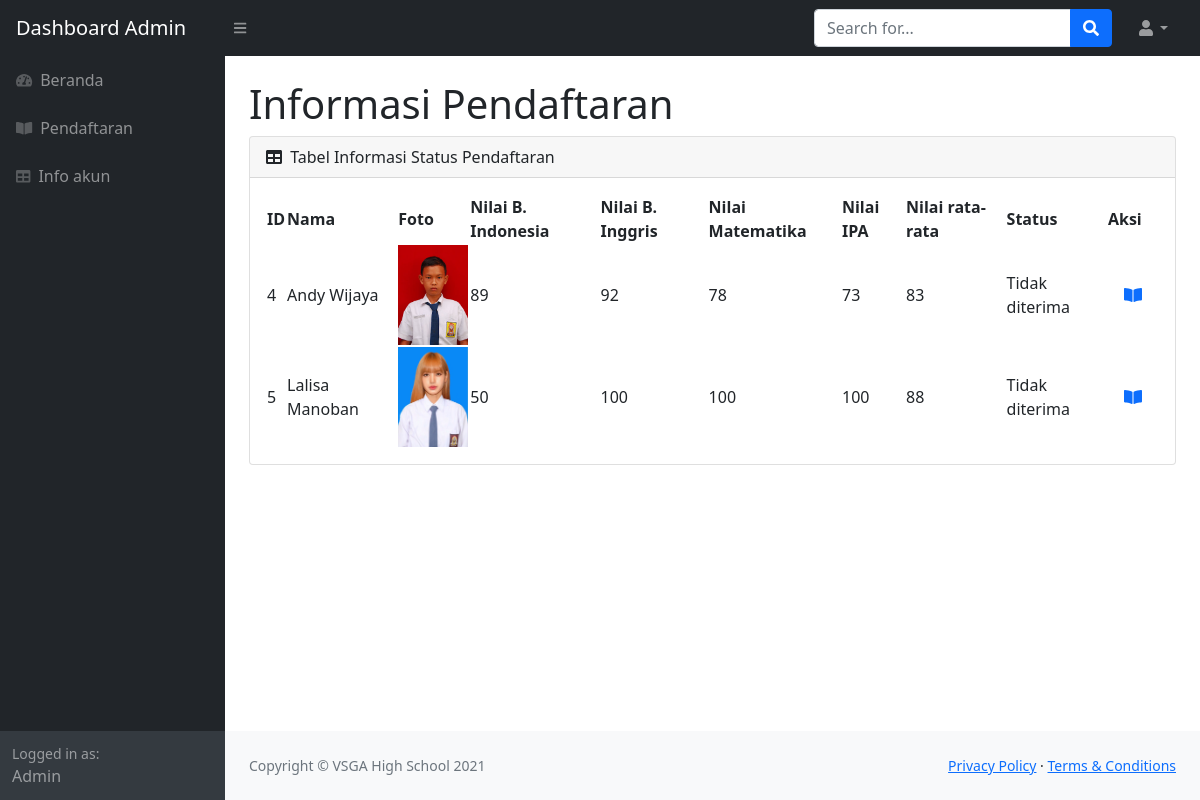
Page /info_pendaftaran.php on the committed database.
### tables this page shows
CREATE TABLE `pendaftaran_siswa` (
  `id` int(11) NOT NULL,
  `email` varchar(100) NOT NULL,
  `password` varchar(255) NOT NULL,
  `foto` varchar(100) NOT NULL,
  `nama` text NOT NULL,
  `tempat_lahir` text NOT NULL,
  `tgl_lahir` date NOT NULL,
  `umur` int(25) NOT NULL,
  `jenis_kelamin` text NOT NULL,
  `alamat` varchar(255) NOT NULL,
  `sekolah_asal` text NOT NULL,
  `nisn` int(100) NOT NULL,
  `nilai_bindo` int(25) NOT NULL,
  `nilai_binggris` int(25) NOT NULL,
  `nilai_ipa` int(25) NOT NULL,
  `nilai_mtk` int(25) NOT NULL,
  `nilai_rata` int(25) NOT NULL,
  `status_pendaftaran` text NOT NULL
);

### info_pendaftaran.php (the view, shortened to what this page needs)
<?php session_start();
include 'koneksi.php'; ?>
<!DOCTYPE html>
<html lang="en">
<head>
    <link href="https://cdn.jsdelivr.net/npm/simple-datatables@latest/dist/style.css" rel="stylesheet" />
    <link href="css/styles.css" rel="stylesheet" />
</head>
<body class="sb-nav-fixed">
    <nav class="sb-topnav navbar navbar-expand navbar-dark bg-dark">
        <a class="navbar-brand ps-3" href="index.html">Dashboard Admin</a>
        <button class="btn btn-link btn-sm order-1 order-lg-0 me-4 me-lg-0" id="sidebarToggle" href="#!"><i class="fas fa-bars"></i></button>
        <form class="d-none d-md-inline-block form-inline ms-auto me-0 me-md-3 my-2 my-md-0">
            <div class="input-group">
                <input class="form-control" type="text" placeholder="Search for..." aria-label="Search for..." aria-describedby="btnNavbarSearch" />
                <button class="btn btn-primary" id="btnNavbarSearch" type="button"><i class="fas fa-search"></i></button>
            </div>
        </form>
        <ul class="navbar-nav ms-auto ms-md-0 me-3 me-lg-4">
            <li class="nav-item dropdown">
                <a class="nav-link dropdown-toggle" id="navbarDropdown" href="#" role="button" data-bs-toggle="dropdown" aria-expanded="false"><i class="fas fa-user fa-fw"></i></a>
            </li>
        </ul>
    </nav>
    <div id="layoutSidenav">
        <div id="layoutSidenav_nav">
            <nav class="sb-sidenav accordion sb-sidenav-dark" id="sidenavAccordion">
                <div class="sb-sidenav-menu">
                    <div class="nav">
                        <a class="nav-link" href="index_admin.html">
                            <div class="sb-nav-link-icon"><i class="fas fa-tachometer-alt"></i></div>
                            Beranda
                        </a>
                        <a class="nav-link" href="#">
                            <div class="sb-nav-link-icon"><i class="fas fa-book-open"></i></div>
                            Pendaftaran
                        </a>
                        <a class="nav-link" href="info_akun.php">
                            <div class="sb-nav-link-icon"><i class="fas fa-table"></i></div>
                            Info akun
                        </a>
                    </div>
                </div>
                <div class="sb-sidenav-footer">
                    <div class="small">Logged in as:</div>
                    Admin
                </div>
            </nav>
        </div>
        <div id="layoutSidenav_content">
            <main>
                <div class="container-fluid px-4">
                    <h1 class="mt-4">Informasi Pendaftaran</h1>
                    <div class="card mb-4">
                        <div class="card-header">
                            <i class="fas fa-table me-1"></i>
                            Tabel Informasi Status Pendaftaran
                        </div>
                        <div class="card-body">
                            <table id="datatablesSimple">
                                <thead>
                                    <tr>
                                        <th>ID</th>
                                        <th>Nama</th>
                                        <th>Foto</th>
                                        <th>Nilai B. Indonesia</th>
                                        <th>Nilai B. Inggris</th>
                                        <th>Nilai Matematika</th>
                                        <th>Nilai IPA</th>
                                        <th>Nilai rata-rata</th>
                                        <th>Status</th>
                                        <th>Aksi</th>
                                    </tr>
                                </thead>
                                <?php
                                $data = mysqli_query($conn, "SELECT * FROM pendaftaran_siswa");
                                while ($d = mysqli_fetch_array($data)) {
                                ?>
                                    <tbody>
                                        <tr>
                                            <td><?= $d['id']; ?></td>
                                            <td><?= $d['nama']; ?></td>
                                            <td><img src="<?= $d['foto']; ?>" alt="" width="70px" height="100px"></td>
                                            <td><?= $d['nilai_bindo']; ?></td>
                                            <td><?= $d['nilai_binggris']; ?></td>
                                            <td><?= $d['nilai_mtk']; ?></td>
                                            <td><?= $d['nilai_ipa']; ?></td>
                                            <td><?= $d['nilai_rata']; ?></td>
                                            <td><?= $d['status_pendaftaran']; ?></td>
                                            <td><a class="nav-link" href="detail_siswa.php">
                                                    <div class="sb-nav-link-icon"><i class="fas fa-book-open"></i></div>
                                                </a>
                                            </td>
                                        </tr>
                                    <?php } ?>
                                    </tbody>
                            </table>
                        </div>
                    </div>
                </div>
            </main>
            <?php include 'footer.php'; ?>

### footer.php (shortened to what this page needs)
<footer class="py-4 bg-light mt-auto">
    <div class="container-fluid px-4">
        <div class="d-flex align-items-center justify-content-between small">
            <div class="text-muted">Copyright &copy; VSGA High School 2021</div>
            <div>
                <a href="#">Privacy Policy</a>
                &middot;
                <a href="#">Terms &amp; Conditions</a>
            </div>
        </div>
    </div>
</footer>
</div>
</div>
</body>
</html>

### rows in the picture
pendaftaran_siswa: id "4", nama "Andy Wijaya", foto (picture), nilai_bindo "89", nilai_binggris "92", nilai_mtk "78", nilai_ipa "73", nilai_rata "83", status_pendaftaran "Tidak diterima"
pendaftaran_siswa: id "5", nama "Lalisa Manoban", foto (picture), nilai_bindo "50", nilai_binggris "100", nilai_mtk "100", nilai_ipa "100", nilai_rata "88", status_pendaftaran "Tidak diterima"
